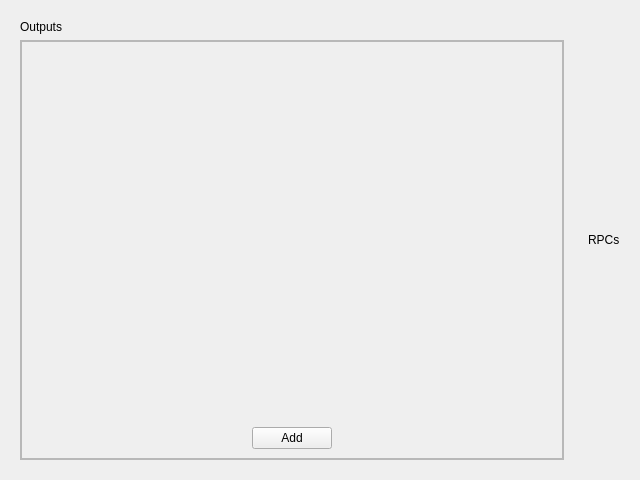
<?xml version="1.0" encoding="UTF-8"?>
<ui version="4.0">
 <class>Form</class>
 <widget class="QWidget" name="Form">
  <property name="geometry">
   <rect>
    <x>0</x>
    <y>0</y>
    <width>640</width>
    <height>480</height>
   </rect>
  </property>
  <property name="minimumSize">
   <size>
    <width>620</width>
    <height>300</height>
   </size>
  </property>
  <property name="windowTitle">
   <string>Form</string>
  </property>
  <layout class="QHBoxLayout" name="horizontalLayout">
   <item>
    <widget class="QWidget" name="OutputWidget" native="true">
     <layout class="QVBoxLayout" name="verticalLayout_3">
      <item>
       <widget class="QLabel" name="label">
        <property name="text">
         <string>Outputs</string>
        </property>
       </widget>
      </item>
      <item>
       <widget class="QWidget" name="list_widget" native="true">
        <property name="sizePolicy">
         <sizepolicy hsizetype="Preferred" vsizetype="Expanding">
          <horstretch>0</horstretch>
          <verstretch>0</verstretch>
         </sizepolicy>
        </property>
        <layout class="QVBoxLayout" name="verticalLayout_2">
         <property name="spacing">
          <number>6</number>
         </property>
         <property name="leftMargin">
          <number>0</number>
         </property>
         <property name="topMargin">
          <number>0</number>
         </property>
         <property name="rightMargin">
          <number>0</number>
         </property>
         <property name="bottomMargin">
          <number>0</number>
         </property>
         <item>
          <widget class="QScrollArea" name="scroll_area">
           <property name="widgetResizable">
            <bool>true</bool>
           </property>
           <widget class="QWidget" name="list_content_widget">
            <property name="geometry">
             <rect>
              <x>0</x>
              <y>0</y>
              <width>523</width>
              <height>406</height>
             </rect>
            </property>
            <property name="sizePolicy">
             <sizepolicy hsizetype="Preferred" vsizetype="Expanding">
              <horstretch>0</horstretch>
              <verstretch>0</verstretch>
             </sizepolicy>
            </property>
            <layout class="QVBoxLayout" name="inputLayout">
             <property name="spacing">
              <number>0</number>
             </property>
             <property name="leftMargin">
              <number>0</number>
             </property>
             <property name="topMargin">
              <number>0</number>
             </property>
             <property name="rightMargin">
              <number>0</number>
             </property>
             <property name="bottomMargin">
              <number>0</number>
             </property>
             <item>
              <widget class="QFrame" name="list_content_frame_widget">
               <property name="minimumSize">
                <size>
                 <width>0</width>
                 <height>360</height>
                </size>
               </property>
               <property name="frameShape">
                <enum>QFrame::StyledPanel</enum>
               </property>
               <property name="frameShadow">
                <enum>QFrame::Raised</enum>
               </property>
               <layout class="QVBoxLayout" name="verticalLayout_3">
                <item>
                 <spacer name="verticalSpacer">
                  <property name="orientation">
                   <enum>Qt::Vertical</enum>
                  </property>
                  <property name="sizeHint" stdset="0">
                   <size>
                    <width>20</width>
                    <height>150</height>
                   </size>
                  </property>
                 </spacer>
                </item>
                <item alignment="Qt::AlignHCenter">
                 <widget class="QPushButton" name="add_to_list_button">
                  <property name="sizePolicy">
                   <sizepolicy hsizetype="Minimum" vsizetype="Fixed">
                    <horstretch>0</horstretch>
                    <verstretch>0</verstretch>
                   </sizepolicy>
                  </property>
                  <property name="text">
                   <string>Add</string>
                  </property>
                 </widget>
                </item>
               </layout>
              </widget>
             </item>
            </layout>
           </widget>
          </widget>
         </item>
        </layout>
       </widget>
      </item>
     </layout>
    </widget>
   </item>
   <item>
    <widget class="QWidget" name="widget" native="true">
     <layout class="QVBoxLayout" name="verticalLayout">
      <item>
       <widget class="QLabel" name="label_2">
        <property name="text">
         <string>RPCs</string>
        </property>
       </widget>
      </item>
     </layout>
    </widget>
   </item>
  </layout>
 </widget>
 <resources/>
 <connections/>
</ui>
